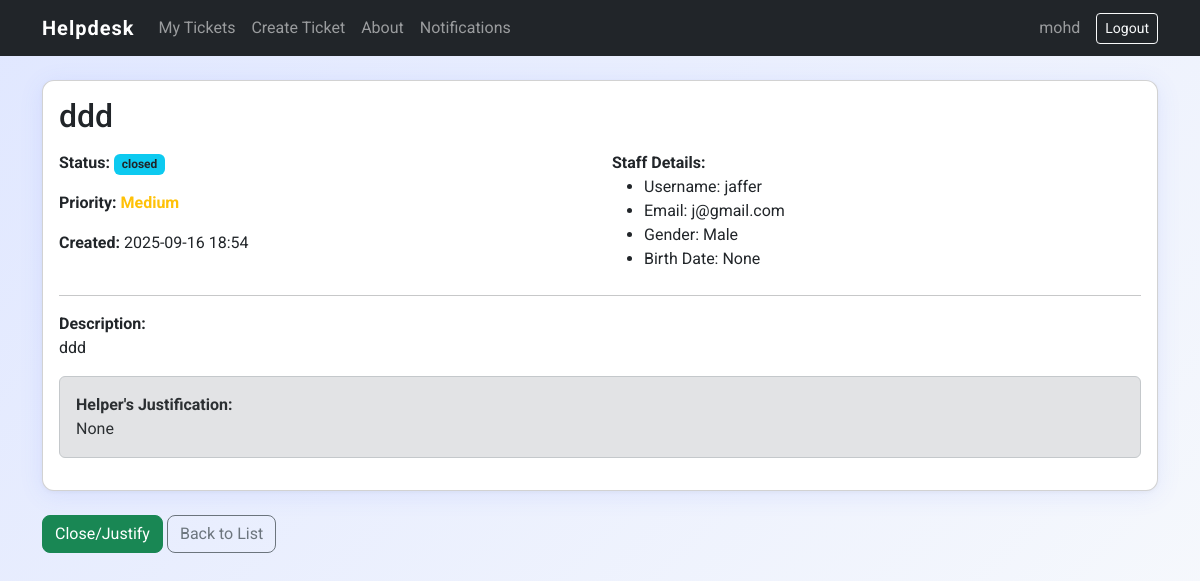
/tickets/2/ (signed in), run on an earlier commit of the app's database.
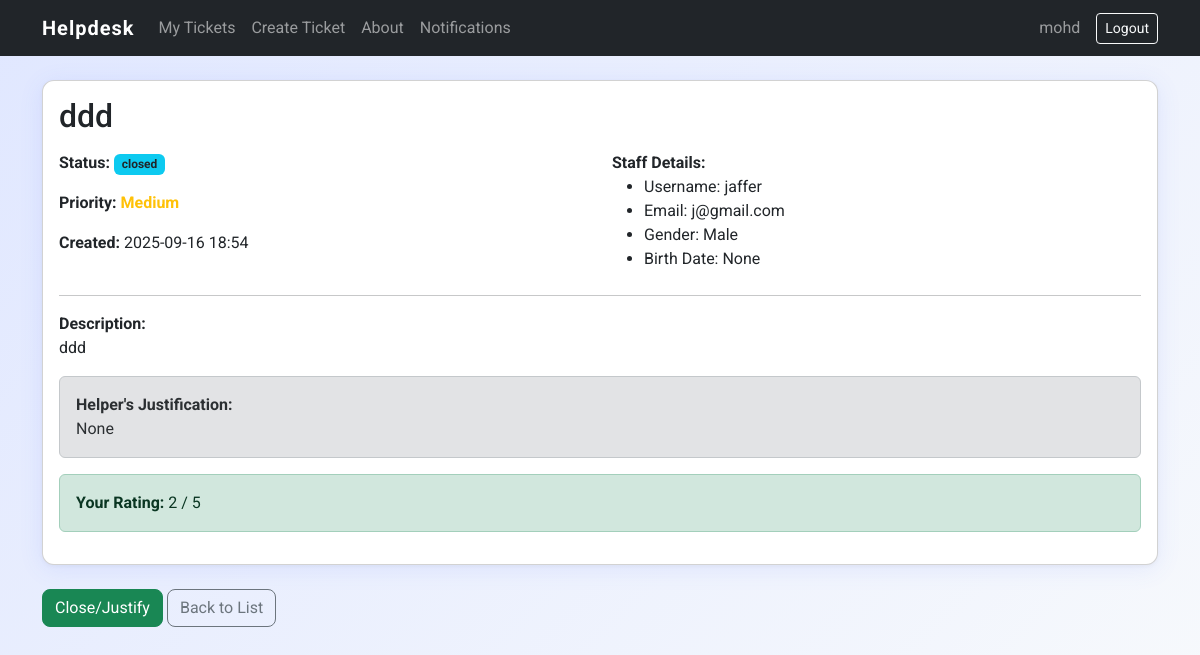
And on a later commit of the database.
### tickets/models.py (models this page shows, shortened)
class Ticket(models.Model):
    STATUS_CHOICES = [
        ('open', 'Open'),
        ('in_progress', 'In Progress'),
        ('resolved', 'Resolved'),
        ('closed', 'Closed'),
    ]
    PRIORITY_CHOICES = [
        ('high', 'High'),
        ('medium', 'Medium'),
        ('low', 'Low'),
    ]
    title = models.CharField(max_length=200)
    description = models.TextField()
    status = models.CharField(max_length=20, choices=STATUS_CHOICES, default='open')
    priority = models.CharField(max_length=10, choices=PRIORITY_CHOICES, default='medium')
    created_at = models.DateTimeField(auto_now_add=True)
    updated_at = models.DateTimeField(auto_now=True)
    created_by = models.ForeignKey(settings.AUTH_USER_MODEL, on_delete=models.CASCADE, related_name='tickets')
    category = models.ForeignKey(Category, on_delete=models.SET_NULL, null=True, related_name='tickets')
    justification = models.TextField(blank=True, null=True)
    rating = models.PositiveSmallIntegerField(blank=True, null=True)

class MyUser(AbstractUser):
    ROLE_CHOICES = [
        ('staff', 'Staff'),
        ('helper', 'Helper'),
    ]
    GENDER_CHOICES = [
        ('male', 'Male'),
        ('female', 'Female'),
    ]
    role = models.CharField(max_length=20, choices=ROLE_CHOICES, default='staff')
    gender = models.CharField(max_length=10, choices=GENDER_CHOICES, default='male')
    birth_date = models.DateField(null=True, blank=True)

### tickets/views.py (the view, shortened to what this page needs)
# urls.py: path('<int:pk>/', views.ticket_detail, name='ticket_detail'),
@login_required
def ticket_detail(request, pk):
    ticket = get_object_or_404(Ticket, pk=pk)
    unread_count = request.user.notifications.filter(is_read=False).count()
    return render(request, 'tickets/ticket_detail.html', {
        'ticket': ticket,
        'unread_count': unread_count
    })

### tickets/templates/tickets/ticket_detail.html (shortened to what this page needs)
{% extends 'tickets/base.html' %}
{% block content %}
<div class="card ticket-card mb-4">
  <div class="card-body">
    <h2 class="card-title mb-3">{{ ticket.title }}</h2>
    <div class="row mb-2">
      <div class="col-md-6">
        <p><strong>Status:</strong> <span class="badge bg-info text-dark">{{ ticket.status }}</span></p>
        <p><strong>Priority:</strong> <span class="priority-{{ ticket.priority|lower }}">{{ ticket.get_priority_display }}</span></p>
        <p><strong>Created:</strong> {{ ticket.created_at|date:"Y-m-d H:i" }}</p>
      </div>
      <div class="col-md-6">
        {% if user.role == 'helper' %}
        <div class="mb-2">
          <strong>Staff Details:</strong>
          <ul class="mb-0">
            <li>Username: {{ ticket.created_by.username }}</li>
            <li>Email: {{ ticket.created_by.email }}</li>
            <li>Gender: {{ ticket.created_by.gender|capfirst }}</li>
            <li>Birth Date: {{ ticket.created_by.birth_date }}</li>
          </ul>
        </div>
        {% endif %}
      </div>
    </div>
    <hr>
    <p class="mb-0"><strong>Description:</strong></p>
    <p>{{ ticket.description }}</p>
    {% if ticket.status == 'closed' and ticket.justification %}
      <div class="alert alert-secondary mt-3">
        <strong>Helper's Justification:</strong>
        <p class="mb-0">{{ ticket.justification }}</p>
      </div>
    {% endif %}
    {% if ticket.status == 'closed' %}
      {% if ticket.rating %}
        <div class="alert alert-success mt-3">
          <strong>Your Rating:</strong> {{ ticket.rating }} / 5
        </div>
      {% endif %}
    {% endif %}
  </div>
</div>
<div class="mb-4">
  {% if user.role == 'staff' and ticket.created_by == user %}
    <a href="{% url 'tickets:ticket_update' ticket.pk %}" class="btn btn-primary">Edit</a>
    <a href="{% url 'tickets:ticket_delete' ticket.pk %}" class="btn btn-danger">Delete</a>
  {% elif user.role == 'helper' %}
  <a href="{% url 'tickets:ticket_update' ticket.pk %}" class="btn btn-success">Close/Justify</a>
  {% endif %}
  <a href="{% url 'tickets:ticket_list' %}" class="btn btn-outline-secondary">Back to List</a>
</div>
{% endblock %}

What changed in the data, as far as the page shows it:
changed Ticket "ddd": rating (not shown) → "2"
Also different on the page:
text now shown: "Your Rating: / 5"
